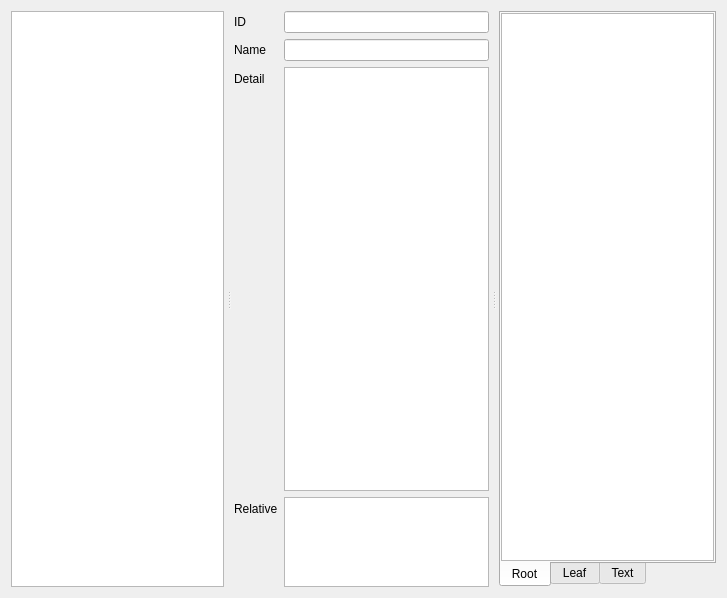
<?xml version="1.0" encoding="UTF-8"?>
<ui version="4.0">
 <class>mytabwidget_form</class>
 <widget class="QWidget" name="mytabwidget_form">
  <property name="geometry">
   <rect>
    <x>0</x>
    <y>0</y>
    <width>727</width>
    <height>598</height>
   </rect>
  </property>
  <property name="windowTitle">
   <string>Form</string>
  </property>
  <property name="styleSheet">
   <string notr="true">QListWidget::item:selected {
    border-radius:5px;
    background-color:rgb(73, 73, 73);
}

QTreeWidget::item:selected {
    border-radius:5px;
    background-color:rgb(73, 73, 73);
}

QTreeWidget::branch:has-children:!has-siblings:closed,
QTreeWidget::branch:closed:has-children:has-siblings {
	image: url(:/icon/chevron-right.svg);
}

QTreeWidget::branch:open:has-children:!has-siblings,
QTreeWidget::branch:open:has-children:has-siblings  {
	image: url(:/icon/arrow-down.svg);
}

QTreeWidget::branch {
    background-color:rgb(42,42,42);
}</string>
  </property>
  <layout class="QHBoxLayout" name="horizontalLayout">
   <item>
    <widget class="QSplitter" name="splitter_whole">
     <property name="orientation">
      <enum>Qt::Horizontal</enum>
     </property>
     <property name="handleWidth">
      <number>10</number>
     </property>
     <widget class="QTreeWidget" name="treeWidget">
      <property name="tabKeyNavigation">
       <bool>true</bool>
      </property>
      <property name="dragEnabled">
       <bool>false</bool>
      </property>
      <property name="dragDropMode">
       <enum>QAbstractItemView::NoDragDrop</enum>
      </property>
      <property name="alternatingRowColors">
       <bool>false</bool>
      </property>
      <property name="autoExpandDelay">
       <number>50</number>
      </property>
      <property name="indentation">
       <number>20</number>
      </property>
      <property name="rootIsDecorated">
       <bool>true</bool>
      </property>
      <property name="uniformRowHeights">
       <bool>false</bool>
      </property>
      <property name="itemsExpandable">
       <bool>true</bool>
      </property>
      <property name="sortingEnabled">
       <bool>false</bool>
      </property>
      <property name="animated">
       <bool>true</bool>
      </property>
      <property name="expandsOnDoubleClick">
       <bool>false</bool>
      </property>
      <attribute name="headerVisible">
       <bool>false</bool>
      </attribute>
      <column>
       <property name="text">
        <string>New Column</string>
       </property>
      </column>
     </widget>
     <widget class="QWidget" name="layoutWidget">
      <layout class="QFormLayout" name="formLayout">
       <item row="0" column="0">
        <widget class="QLabel" name="label_id">
         <property name="text">
          <string>ID</string>
         </property>
        </widget>
       </item>
       <item row="0" column="1">
        <widget class="QLineEdit" name="lineEdit_id">
         <property name="enabled">
          <bool>true</bool>
         </property>
         <property name="minimumSize">
          <size>
           <width>0</width>
           <height>0</height>
          </size>
         </property>
         <property name="readOnly">
          <bool>true</bool>
         </property>
        </widget>
       </item>
       <item row="1" column="0">
        <widget class="QLabel" name="label_name">
         <property name="sizePolicy">
          <sizepolicy hsizetype="Preferred" vsizetype="Preferred">
           <horstretch>0</horstretch>
           <verstretch>0</verstretch>
          </sizepolicy>
         </property>
         <property name="text">
          <string>Name</string>
         </property>
        </widget>
       </item>
       <item row="1" column="1">
        <widget class="QLineEdit" name="lineEdit_name">
         <property name="minimumSize">
          <size>
           <width>0</width>
           <height>0</height>
          </size>
         </property>
         <property name="dragEnabled">
          <bool>false</bool>
         </property>
         <property name="readOnly">
          <bool>false</bool>
         </property>
         <property name="clearButtonEnabled">
          <bool>false</bool>
         </property>
        </widget>
       </item>
       <item row="2" column="0">
        <widget class="QLabel" name="label_detail">
         <property name="sizePolicy">
          <sizepolicy hsizetype="Preferred" vsizetype="Preferred">
           <horstretch>0</horstretch>
           <verstretch>0</verstretch>
          </sizepolicy>
         </property>
         <property name="text">
          <string>Detail</string>
         </property>
        </widget>
       </item>
       <item row="2" column="1">
        <widget class="MyPlainTextEdit" name="plainTextEdit_detail">
         <property name="enabled">
          <bool>true</bool>
         </property>
         <property name="sizePolicy">
          <sizepolicy hsizetype="Expanding" vsizetype="MinimumExpanding">
           <horstretch>0</horstretch>
           <verstretch>0</verstretch>
          </sizepolicy>
         </property>
         <property name="maximumSize">
          <size>
           <width>16777215</width>
           <height>16777215</height>
          </size>
         </property>
         <property name="readOnly">
          <bool>false</bool>
         </property>
         <property name="plainText">
          <string/>
         </property>
        </widget>
       </item>
       <item row="3" column="0">
        <widget class="QLabel" name="label_relative">
         <property name="text">
          <string>Relative</string>
         </property>
        </widget>
       </item>
       <item row="3" column="1">
        <widget class="QListWidget" name="listWidget_relative">
         <property name="sizePolicy">
          <sizepolicy hsizetype="Expanding" vsizetype="Maximum">
           <horstretch>0</horstretch>
           <verstretch>0</verstretch>
          </sizepolicy>
         </property>
         <property name="maximumSize">
          <size>
           <width>16777215</width>
           <height>90</height>
          </size>
         </property>
         <property name="showDropIndicator" stdset="0">
          <bool>false</bool>
         </property>
         <property name="dragDropMode">
          <enum>QAbstractItemView::NoDragDrop</enum>
         </property>
         <property name="defaultDropAction">
          <enum>Qt::IgnoreAction</enum>
         </property>
         <property name="selectionMode">
          <enum>QAbstractItemView::SingleSelection</enum>
         </property>
         <property name="movement">
          <enum>QListView::Static</enum>
         </property>
         <property name="flow">
          <enum>QListView::LeftToRight</enum>
         </property>
         <property name="resizeMode">
          <enum>QListView::Adjust</enum>
         </property>
         <property name="layoutMode">
          <enum>QListView::SinglePass</enum>
         </property>
         <property name="spacing">
          <number>5</number>
         </property>
         <property name="viewMode">
          <enum>QListView::IconMode</enum>
         </property>
         <property name="wordWrap">
          <bool>false</bool>
         </property>
         <property name="selectionRectVisible">
          <bool>false</bool>
         </property>
        </widget>
       </item>
      </layout>
     </widget>
     <widget class="QTabWidget" name="tabWidget">
      <property name="layoutDirection">
       <enum>Qt::LeftToRight</enum>
      </property>
      <property name="tabPosition">
       <enum>QTabWidget::South</enum>
      </property>
      <property name="tabShape">
       <enum>QTabWidget::Rounded</enum>
      </property>
      <property name="currentIndex">
       <number>0</number>
      </property>
      <widget class="QWidget" name="tab">
       <attribute name="title">
        <string>Root</string>
       </attribute>
       <layout class="QVBoxLayout" name="verticalLayout">
        <property name="spacing">
         <number>0</number>
        </property>
        <property name="leftMargin">
         <number>0</number>
        </property>
        <property name="topMargin">
         <number>0</number>
        </property>
        <property name="rightMargin">
         <number>0</number>
        </property>
        <property name="bottomMargin">
         <number>0</number>
        </property>
        <item>
         <widget class="MyConceptLinkedFileList" name="listWidget_file_root">
          <property name="dragEnabled">
           <bool>true</bool>
          </property>
          <property name="dragDropMode">
           <enum>QAbstractItemView::InternalMove</enum>
          </property>
          <property name="selectionMode">
           <enum>QAbstractItemView::ExtendedSelection</enum>
          </property>
          <property name="iconSize">
           <size>
            <width>48</width>
            <height>48</height>
           </size>
          </property>
          <property name="resizeMode">
           <enum>QListView::Adjust</enum>
          </property>
          <property name="spacing">
           <number>16</number>
          </property>
          <property name="gridSize">
           <size>
            <width>96</width>
            <height>128</height>
           </size>
          </property>
          <property name="viewMode">
           <enum>QListView::IconMode</enum>
          </property>
          <property name="wordWrap">
           <bool>true</bool>
          </property>
         </widget>
        </item>
       </layout>
      </widget>
      <widget class="QWidget" name="tab_2">
       <attribute name="title">
        <string>Leaf</string>
       </attribute>
       <layout class="QVBoxLayout" name="verticalLayout_2">
        <property name="spacing">
         <number>0</number>
        </property>
        <property name="leftMargin">
         <number>0</number>
        </property>
        <property name="topMargin">
         <number>0</number>
        </property>
        <property name="rightMargin">
         <number>0</number>
        </property>
        <property name="bottomMargin">
         <number>0</number>
        </property>
        <item>
         <widget class="MyTabFileLeafList" name="listWidget_file_leafs">
          <property name="showDropIndicator" stdset="0">
           <bool>false</bool>
          </property>
          <property name="dragDropMode">
           <enum>QAbstractItemView::DragDrop</enum>
          </property>
          <property name="defaultDropAction">
           <enum>Qt::IgnoreAction</enum>
          </property>
          <property name="selectionMode">
           <enum>QAbstractItemView::ExtendedSelection</enum>
          </property>
          <property name="iconSize">
           <size>
            <width>48</width>
            <height>48</height>
           </size>
          </property>
          <property name="movement">
           <enum>QListView::Free</enum>
          </property>
          <property name="resizeMode">
           <enum>QListView::Adjust</enum>
          </property>
          <property name="layoutMode">
           <enum>QListView::Batched</enum>
          </property>
          <property name="spacing">
           <number>16</number>
          </property>
          <property name="gridSize">
           <size>
            <width>96</width>
            <height>128</height>
           </size>
          </property>
          <property name="viewMode">
           <enum>QListView::IconMode</enum>
          </property>
          <property name="batchSize">
           <number>10</number>
          </property>
          <property name="wordWrap">
           <bool>true</bool>
          </property>
         </widget>
        </item>
       </layout>
      </widget>
      <widget class="QWidget" name="tab_3">
       <attribute name="title">
        <string>Text</string>
       </attribute>
       <layout class="QVBoxLayout" name="verticalLayout_3">
        <property name="spacing">
         <number>0</number>
        </property>
        <property name="leftMargin">
         <number>0</number>
        </property>
        <property name="topMargin">
         <number>0</number>
        </property>
        <property name="rightMargin">
         <number>0</number>
        </property>
        <property name="bottomMargin">
         <number>0</number>
        </property>
        <item>
         <widget class="QSplitter" name="splitter_text">
          <property name="orientation">
           <enum>Qt::Vertical</enum>
          </property>
          <property name="handleWidth">
           <number>10</number>
          </property>
          <widget class="QFrame" name="frame"/>
          <widget class="QTextEdit" name="textEdit_viewer">
           <property name="readOnly">
            <bool>true</bool>
           </property>
           <property name="html">
            <string>&lt;!DOCTYPE HTML PUBLIC &quot;-//W3C//DTD HTML 4.0//EN&quot; &quot;http://www.w3.org/TR/REC-html40/strict.dtd&quot;&gt;
&lt;html&gt;&lt;head&gt;&lt;meta name=&quot;qrichtext&quot; content=&quot;1&quot; /&gt;&lt;style type=&quot;text/css&quot;&gt;
p, li { white-space: pre-wrap; }
&lt;/style&gt;&lt;/head&gt;&lt;body style=&quot; font-family:'SimSun'; font-size:9pt; font-weight:400; font-style:normal;&quot;&gt;
&lt;p style=&quot;-qt-paragraph-type:empty; margin-top:0px; margin-bottom:0px; margin-left:0px; margin-right:0px; -qt-block-indent:0; text-indent:0px; font-size:18pt;&quot;&gt;&lt;br /&gt;&lt;/p&gt;&lt;/body&gt;&lt;/html&gt;</string>
           </property>
          </widget>
         </widget>
        </item>
       </layout>
      </widget>
     </widget>
    </widget>
   </item>
  </layout>
 </widget>
 <customwidgets>
  <customwidget>
   <class>MyPlainTextEdit</class>
   <extends>QPlainTextEdit</extends>
   <header>custom_widget</header>
  </customwidget>
  <customwidget>
   <class>MyConceptLinkedFileList</class>
   <extends>QListWidget</extends>
   <header>custom_widget</header>
  </customwidget>
  <customwidget>
   <class>MyTabFileLeafList</class>
   <extends>QListWidget</extends>
   <header>custom_widget</header>
  </customwidget>
 </customwidgets>
 <resources/>
 <connections/>
</ui>
